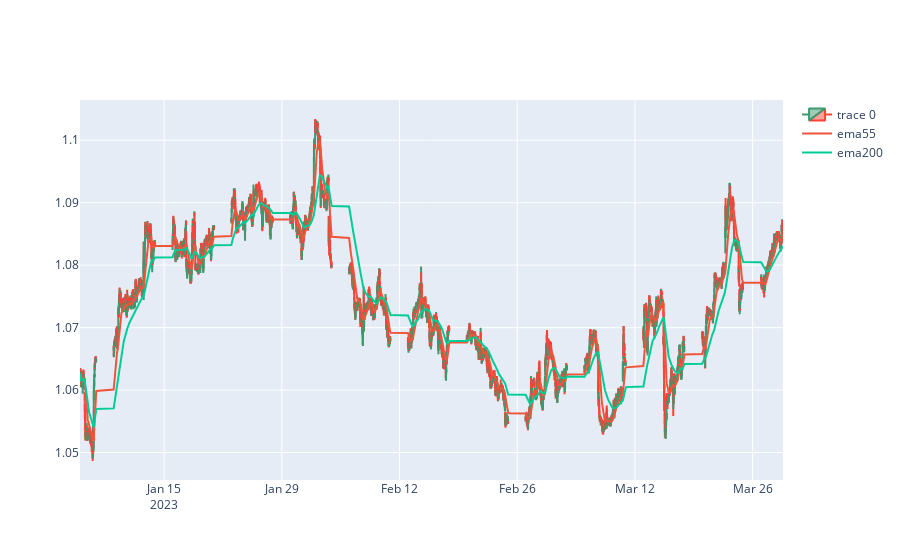

The notebook cell this image was saved under:
### Code cell
fig = go.Figure(
    data=[go.Candlestick(x=df['Date'],  open=df['Open'], high=df['High'], low=df['Low'], close=df['Close']),
          go.Scatter(x=df['Date'], y=df['ema55'], name='ema55'),
          go.Scatter(x=df['Date'], y=df['ema200'], name='ema200')
          ])


fig.update_layout(xaxis_rangeslider_visible=False)
fig.show()

### Figure 1 — Plotly figure (JSON) as saved in the notebook; plotly's stock layout.template omitted (floating-point values rounded to 4 significant figures; data arrays with more than 128 entries replaced by an {"elided": "..."} marker saying what was removed)
{"data": [{"close": {"elided": "5644 float values"}, "high": {"elided": "5644 float values"}, "low": {"elided": "5644 float values"}, "open": {"elided": "5644 float values"}, "type": "candlestick", "x": {"elided": "5644 str values"}}, {"name": "ema55", "type": "scatter", "x": {"elided": "5644 str values"}, "y": {"elided": "5644 float values"}}, {"name": "ema200", "type": "scatter", "x": {"elided": "5644 str values"}, "y": {"elided": "5644 float values"}}], "layout": {"xaxis": {"rangeslider": {"visible": false}}}}
